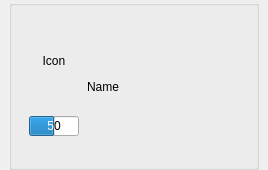
<?xml version="1.0" encoding="UTF-8"?>
<ui version="4.0">
 <class>AccessoryWidget</class>
 <widget class="QWidget" name="AccessoryWidget">
  <property name="geometry">
   <rect>
    <x>0</x>
    <y>0</y>
    <width>268</width>
    <height>170</height>
   </rect>
  </property>
  <property name="minimumSize">
   <size>
    <width>268</width>
    <height>170</height>
   </size>
  </property>
  <property name="maximumSize">
   <size>
    <width>268</width>
    <height>170</height>
   </size>
  </property>
  <property name="windowTitle">
   <string>Form</string>
  </property>
  <layout class="QVBoxLayout" name="verticalLayout">
   <property name="spacing">
    <number>6</number>
   </property>
   <property name="leftMargin">
    <number>9</number>
   </property>
   <property name="topMargin">
    <number>0</number>
   </property>
   <property name="rightMargin">
    <number>9</number>
   </property>
   <property name="bottomMargin">
    <number>0</number>
   </property>
   <item>
    <widget class="QGroupBox" name="groupAccessory">
     <property name="minimumSize">
      <size>
       <width>250</width>
       <height>170</height>
      </size>
     </property>
     <property name="maximumSize">
      <size>
       <width>250</width>
       <height>170</height>
      </size>
     </property>
     <property name="title">
      <string/>
     </property>
     <layout class="QHBoxLayout" name="horizontalLayout">
      <property name="spacing">
       <number>0</number>
      </property>
      <property name="topMargin">
       <number>0</number>
      </property>
      <property name="bottomMargin">
       <number>0</number>
      </property>
      <item>
       <layout class="QVBoxLayout" name="vLayoutLeft">
        <property name="spacing">
         <number>0</number>
        </property>
        <item>
         <widget class="QLabel" name="lbIcon">
          <property name="minimumSize">
           <size>
            <width>50</width>
            <height>50</height>
           </size>
          </property>
          <property name="maximumSize">
           <size>
            <width>50</width>
            <height>50</height>
           </size>
          </property>
          <property name="text">
           <string>Icon</string>
          </property>
          <property name="alignment">
           <set>Qt::AlignCenter</set>
          </property>
         </widget>
        </item>
        <item>
         <widget class="QProgressBar" name="pbarQuality">
          <property name="minimumSize">
           <size>
            <width>50</width>
            <height>20</height>
           </size>
          </property>
          <property name="maximumSize">
           <size>
            <width>50</width>
            <height>20</height>
           </size>
          </property>
          <property name="value">
           <number>50</number>
          </property>
          <property name="alignment">
           <set>Qt::AlignCenter</set>
          </property>
          <property name="format">
           <string>%p</string>
          </property>
         </widget>
        </item>
       </layout>
      </item>
      <item>
       <layout class="QVBoxLayout" name="vLayoutRight">
        <property name="spacing">
         <number>0</number>
        </property>
        <item>
         <widget class="QLabel" name="lbName">
          <property name="minimumSize">
           <size>
            <width>150</width>
            <height>25</height>
           </size>
          </property>
          <property name="maximumSize">
           <size>
            <width>150</width>
            <height>25</height>
           </size>
          </property>
          <property name="text">
           <string>Name</string>
          </property>
          <property name="alignment">
           <set>Qt::AlignLeading|Qt::AlignLeft|Qt::AlignVCenter</set>
          </property>
         </widget>
        </item>
        <item>
         <layout class="QHBoxLayout" name="hLayoutAbility">
          <property name="spacing">
           <number>0</number>
          </property>
         </layout>
        </item>
       </layout>
      </item>
     </layout>
    </widget>
   </item>
  </layout>
 </widget>
 <resources/>
 <connections/>
</ui>
